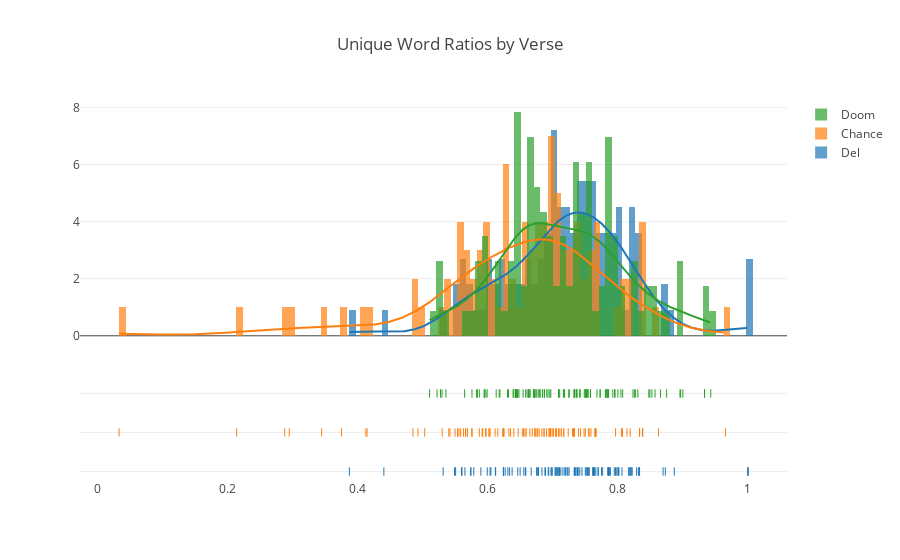

Notebook cell for this chart:
### Code cell
unique_words_hist(sub_works.values())
